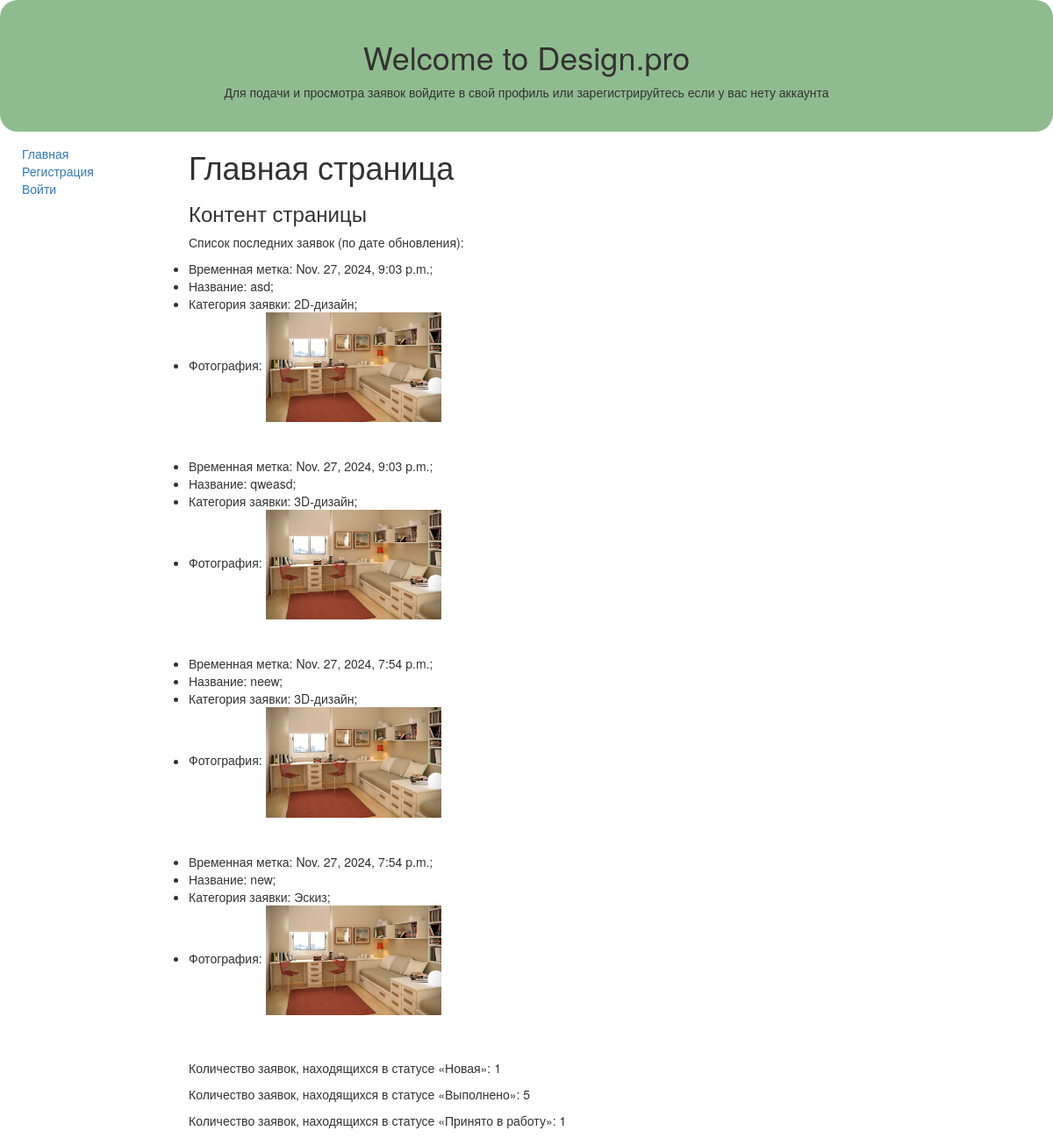
Page /catalog/ on the committed database.
### catalog/models.py (models this page shows, shortened)
class Request(models.Model):
    STATUS_CHOICES = [
        ('Н', 'Новая'),
        ('П', 'Принято в работу'),
        ('В', 'Выполнено')
    ]
    name = models.CharField(max_length=100, verbose_name='Заголовок', blank=False)
    date = models.DateTimeField(verbose_name='Временная метка', auto_now_add=True)
    description = models.TextField(max_length=254, verbose_name='Описание', blank=False)
    category = models.ForeignKey('Category', verbose_name='Категория', on_delete=models.CASCADE)
    image = models.ImageField(upload_to='image/', verbose_name='План помещения')
    status = models.CharField(max_length=100, verbose_name='Статус', choices=STATUS_CHOICES, default='Н')
    user = models.ForeignKey('UserProfile', verbose_name='Пользователь', on_delete=models.CASCADE)
    image_done = models.ImageField(upload_to='image_done/', verbose_name='Готовое изображение', blank=True)
    comment = models.TextField(max_length=254, verbose_name='Комментарий', blank=True)
    class Meta:
        ordering = ('-date',)

class Category(models.Model):
    name = models.CharField(max_length=100, verbose_name='Категория', blank=False)
    def __str__(self):
        return self.name

### catalog/views.py (the view)
# urls.py: path('', views.index, name='index'),
def index(request):
    done_requests = Request.objects.filter(status='В')[:4]
    accepted_request_counter = Request.objects.filter(status='П').count()
    completed_request_counter = Request.objects.filter(status='В').count()
    new_request_counter = Request.objects.filter(status='Н').count()
    return render(request, 'index.html', {
        'done_requests': done_requests, 'accepted_request_counter': accepted_request_counter,'completed_request_counter': completed_request_counter,
        'new_request_counter': new_request_counter}
    )

### catalog/templates/index.html (shortened to what this page needs)
{% extends "base_generic.html" %}
{% block content %}
    <h1>Главная страница</h1>
    <h3>Контент страницы</h3>
    {% if done_requests %}
    <p>Список последних заявок (по дате обновления):</p>
    <ul>
        {%for done_app in done_requests%}
        <li>Временная метка: {{ done_app.date }};</li>
        <li>Название: {{ done_app.name }};</li>
        <li>Категория заявки: {{ done_app.category }};</li>
        <li>Фотография: <img src="{{ done_app.image.url }}" alt="Фото или план помещения" style="width: 200px;"></li>
             <br>
             <br>
        {% endfor %}
    </ul>
    {% endif %}
    <p>
        Количество заявок, находящихся в статусе «Новая»:
        {% if new_request_counter %}
        {{ new_request_counter }}
        {% else %}
        0
        {% endif %}
    </p>
    <p>
        Количество заявок, находящихся в статусе «Выполнено»:
        {% if completed_request_counter %}
        {{ completed_request_counter }}
        {% else %}
        0
        {% endif %}
    </p>
    <p>
        Количество заявок, находящихся в статусе «Принято в работу»:
        {% if accepted_request_counter %}
        {{ accepted_request_counter }}
        {% else %}
        0
        {% endif %}
    </p>
{% endblock %}

### catalog/templates/base_generic.html (shortened to what this page needs)
<!DOCTYPE html>
<html lang="en">
<head>
    <link
      rel="stylesheet"
      href="https://maxcdn.bootstrapcdn.com/bootstrap/3.3.7/css/bootstrap.min.css" />
    {% load static %}
    <link rel="stylesheet" href="{% static 'css/style.css' %}" />
</head>
<body>
<header class="header">
    <div class="header-text">
       <h1>Welcome to Design.pro</h1>
    </div>
    <div class="polz">
                {% if user.is_authenticated %}
                   <p>Здравствуйте, {{ user.get_username }}</p>
                {% else %}
                   <p>Для подачи и просмотра заявок войдите в свой профиль или зарегистрируйтесь если у вас нету аккаунта</p>
                {% endif %}
    </div>
</header>
<div class="container-fluid">
    <div class="row">
        <div class="col-sm-2">
            {% block sidebar %}
            <ul class="sidebar-nav">
                <li><a href="{% url 'index' %}">Главная</a></li>
                {% if user.is_authenticated %}
                <li>Пользователь: {{ user.get_username }}</li>
                <li><a href="{% url 'logout'%}?next={{request.path}}">Выйти</a></li>
                <li><a href="{% url 'profile' %}">Личный кабинет</a></li>
                <li><a href="{% url 'request_add' %}">Создать заявку</a></li>
                {% if user.is_staff %}
                <li><a href="{% url 'requests' %}">Заявки</a></li>
                <li><a href="{% url 'categories' %}">Категории</a></li>
                {% endif %}
                {% else %}
                <li><a href="{% url 'signup' %}">Регистрация</a></li>
                <li><a href="{% url 'login'%}?next={{request.path}}">Войти</a></li>
                {% endif %}
            </ul>
            {% endblock %}
        </div>
        <div class="col-sm-10 ">
            {% block content %}
            {% endblock %}
        </div>
    </div>
</div>
</body>
</html>

### catalog/static/css/style.css (style rules this page uses)
* { margin: 0; padding: 0; box-sizing: border-box; }
.header { background-color: darkseagreen; width: 100%; height: 15rem; border-radius: 20px; display: flex; flex-direction: column; justify-content: center; }
.header-text { display: flex; justify-content: center; }
.polz { display: flex; justify-content: center; }
.sidebar-nav { margin-top: 15px; margin-left: 10px; padding: 0; list-style-type: none; }

### rows in the picture
Request: date "Nov. 27, 2024, 9:03 p.m.", name "asd", category "2D-дизайн", image (picture)
Request: date "Nov. 27, 2024, 9:03 p.m.", name "qweasd", category "3D-дизайн", image (picture)
Request: date "Nov. 27, 2024, 7:54 p.m.", name "neew", category "3D-дизайн", image (picture)
Request: date "Nov. 27, 2024, 7:54 p.m.", name "new", category "Эскиз", image (picture)

### other values in the picture
{{ new_request_counter }} "1"
{{ completed_request_counter }} "5"
{{ accepted_request_counter }} "1"
